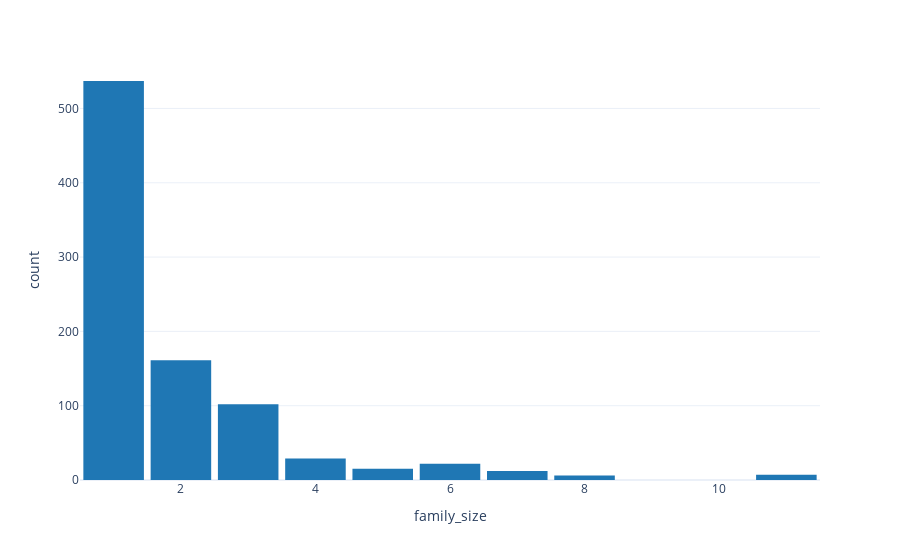

This figure's notebook cell:
### Code cell
fig = px.histogram(df_histo, 
                   x = 'family_size',
                   template='plotly_white',
                   color_discrete_sequence=px.colors.qualitative.D3
                  )

fig.update_layout(
    bargap=0.1, # gap between bars of adjacent location coordinates
)

fig.show()

### Figure 1 — Plotly figure (JSON) as saved in the notebook; plotly's stock layout.template omitted (floating-point values rounded to 4 significant figures; data arrays with more than 128 entries replaced by an {"elided": "..."} marker saying what was removed)
{"data": [{"bingroup": "x", "hovertemplate": "family_size=%{x}<br>count=%{y}<extra></extra>", "legendgroup": "", "marker": {"color": "#1F77B4", "pattern": {"shape": ""}}, "name": "", "orientation": "v", "showlegend": false, "type": "histogram", "x": {"elided": "891 int values"}, "xaxis": "x", "yaxis": "y"}], "layout": {"bargap": 0.1, "barmode": "relative", "legend": {"tracegroupgap": 0}, "margin": {"t": 60}, "xaxis": {"anchor": "y", "domain": [0, 1], "title": {"text": "family_size"}}, "yaxis": {"anchor": "x", "domain": [0, 1], "title": {"text": "count"}}}}
